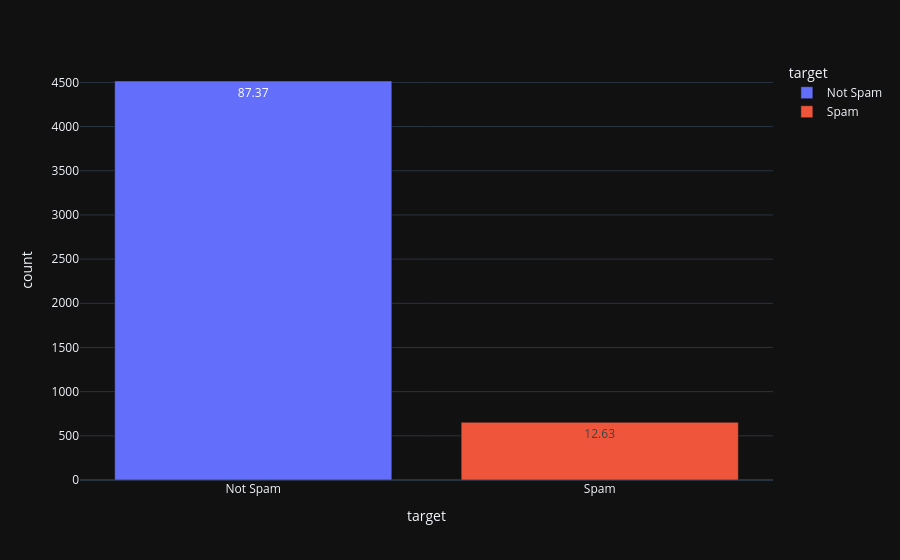

The notebook cell saved with this chart:
### Code cell
px.bar(ratio_df, x='target', y='count', color='target', text='percentage')

### Figure 1 — Plotly figure (JSON) as saved in the notebook; plotly's stock layout.template omitted (floating-point values rounded to 4 significant figures)
{"data": [{"hovertemplate": "target=%{x}<br>count=%{y}<br>percentage=%{text}<extra></extra>", "legendgroup": "Not Spam", "marker": {"color": "#636efa", "pattern": {"shape": ""}}, "name": "Not Spam", "orientation": "v", "showlegend": true, "text": [87.37], "textposition": "auto", "type": "bar", "x": ["Not Spam"], "xaxis": "x", "y": [4516], "yaxis": "y"}, {"hovertemplate": "target=%{x}<br>count=%{y}<br>percentage=%{text}<extra></extra>", "legendgroup": "Spam", "marker": {"color": "#EF553B", "pattern": {"shape": ""}}, "name": "Spam", "orientation": "v", "showlegend": true, "text": [12.63], "textposition": "auto", "type": "bar", "x": ["Spam"], "xaxis": "x", "y": [653], "yaxis": "y"}], "layout": {"barmode": "relative", "legend": {"title": {"text": "target"}, "tracegroupgap": 0}, "margin": {"t": 60}, "xaxis": {"anchor": "y", "categoryarray": ["Not Spam", "Spam"], "categoryorder": "array", "domain": [0, 1], "title": {"text": "target"}}, "yaxis": {"anchor": "x", "domain": [0, 1], "title": {"text": "count"}}}}
